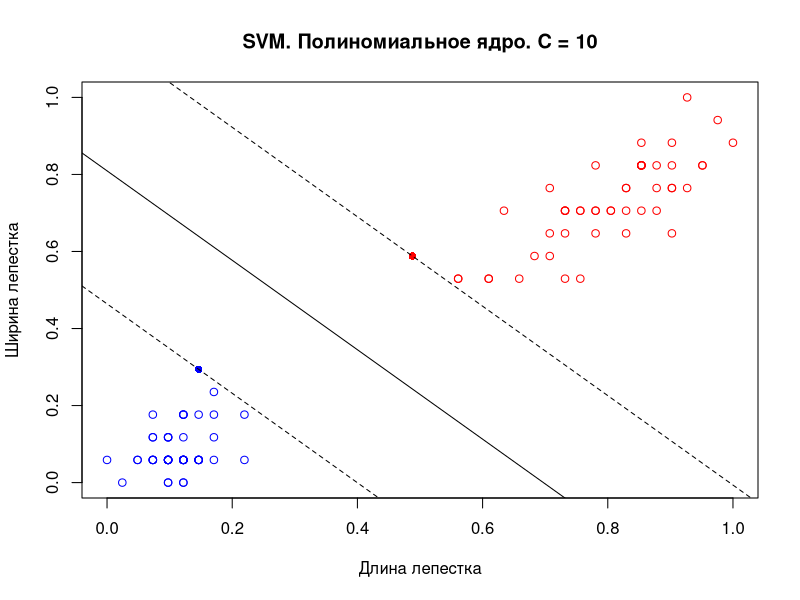
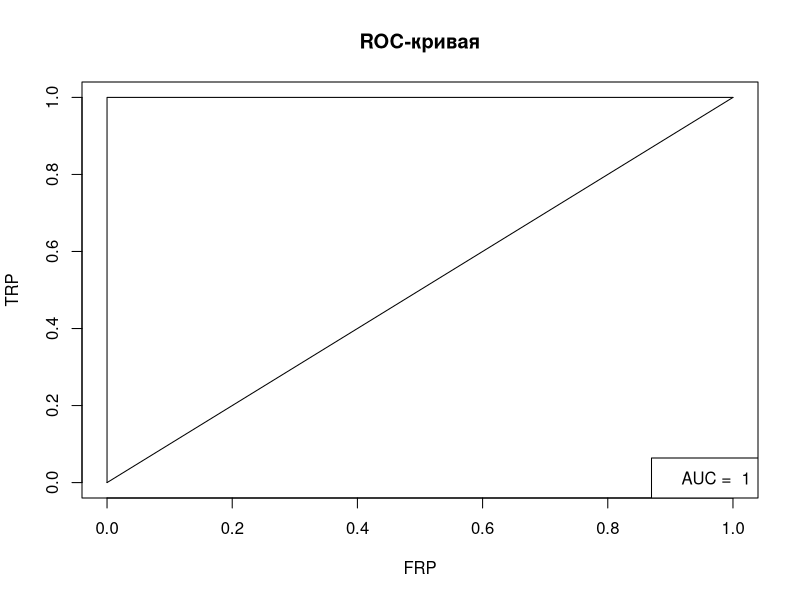

Recreate these plots in R, in order.
library(kernlab)

# ирисы
x <- iris[1:100, 3:4]
y <- c(rep(1,50), rep(-1, 50))
n <- dim(x)[2]

# нормализация
for (j in 1:n){
   x[ , j] <- (x[ , j] - min(x[ , j])) / (max(x[ , j]) - min(x[ , j]))
}

# SVM
d <- data.frame(x = x,y = y)
names(d) <- c("x1", "x2", "y")
svp <- ksvm(y ~ x1 + x2, data = d, type = "C-svc", C = 10, kernel = "polydot", scaled = c())
ymat <- ymatrix(svp)

# "каркас" графика
plot(
  c(min(x[,1]), max(x[,1])), c(min(x[,2]), max(x[,2])),
  type='n',xlab = "Длина лепестка", ylab = "Ширина лепестка", 
  main = "SVM. Полиномиальное ядро. С = 10"
)

# объекты выборки
points(x[-SVindex(svp),1], x[-SVindex(svp),2], pch = 1, col = ifelse(ymat[-SVindex(svp)] < 0, "red", "blue"))
points(x[SVindex(svp),1], x[SVindex(svp),2], pch = 16, col = ifelse(ymat[SVindex(svp)] < 0, "red", "blue"))

w <- colSums(coef(svp)[[1]] * x[SVindex(svp),])
b <- b(svp)

# разделяющая полоса
abline(b/w[2], -w[1]/w[2])
abline((b + 1)/w[2], -w[1]/w[2], lty = 2)
abline((b - 1)/w[2], -w[1]/w[2], lty = 2)

# ROC-кривая
l <- dim(d)[1]

# считаем количество элементов из положительного и отрицательного классов
l_neg <- length(which(d[1:l, 3] == -1))
l_pos <- length(which(d[1:l, 3] == 1))

FRP <- vector()
TRP <- vector()

# сортируем выборку по значению классификатора
a <- matrix(0,0,2)
for (i in 1:l) {
   a <- rbind(a, c(i, as.double(w %*% as.double(d[i, 1:2]))))
}
d <- cbind(d, a[,2])
d <- d[order(d[,4], decreasing = TRUE), ]

# устанавливаем начальные значения
FRP[1] <- 0
TRP[1] <- 0
AUC <- 0

# последовательность точек для ROC-кривой
for (i in 1:l) {
   if (d[i, 3] ==  -1) {
     FRP[i + 1] <- FRP[i] + 1 / l_neg
     TRP[i + 1] <- TRP[i]
     AUC <- AUC + TRP[i + 1] / l_neg
   } 
   else {
     FRP[i + 1] <- FRP[i]
     TRP[i + 1] <- TRP[i] + 1 / l_pos
   }
}

# отрисовка
plot(c(0, 1), c(0, 1), type = "n", xlab = "FRP", ylab = "TRP", main = "ROC-кривая")
points(FRP, TRP, type = "l")
points(c(0, 1), c(0, 1), type = "l")
legend("bottomright", paste("AUC = ", AUC))
